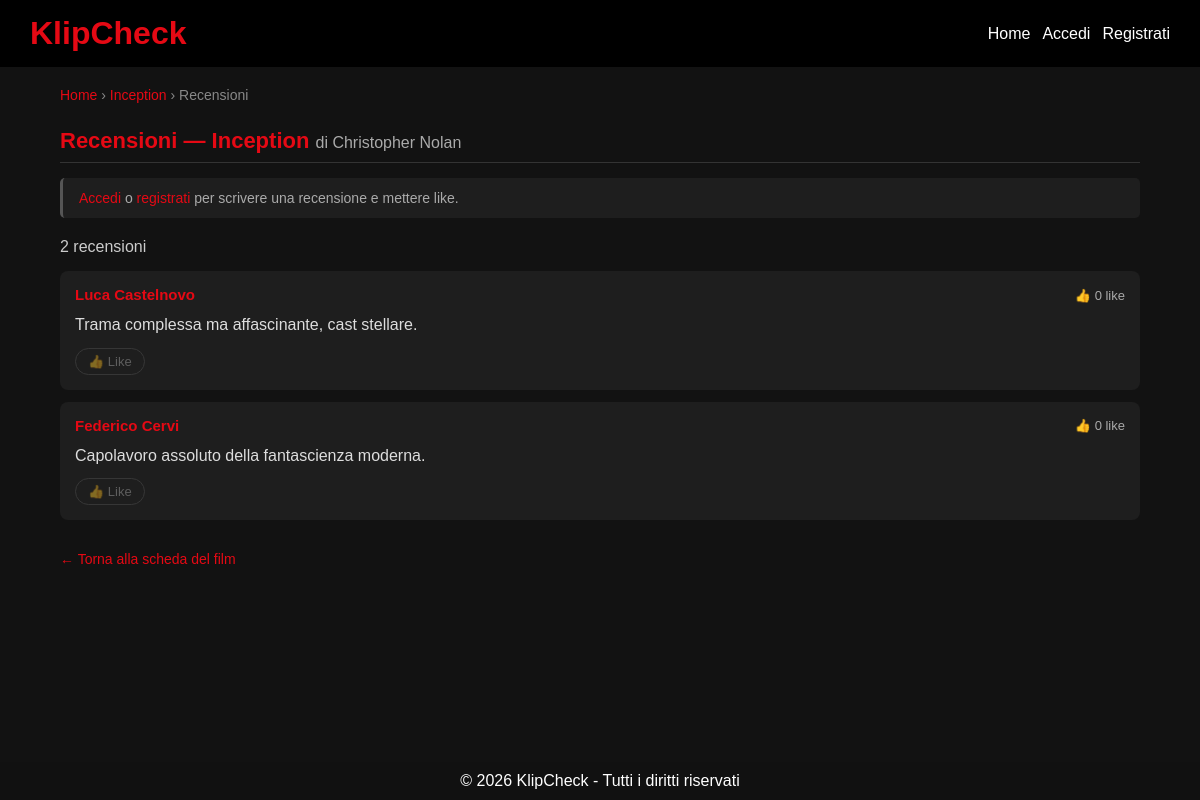
Before: /KlipCheck/recensione.php?film_id=1 with the older database file.
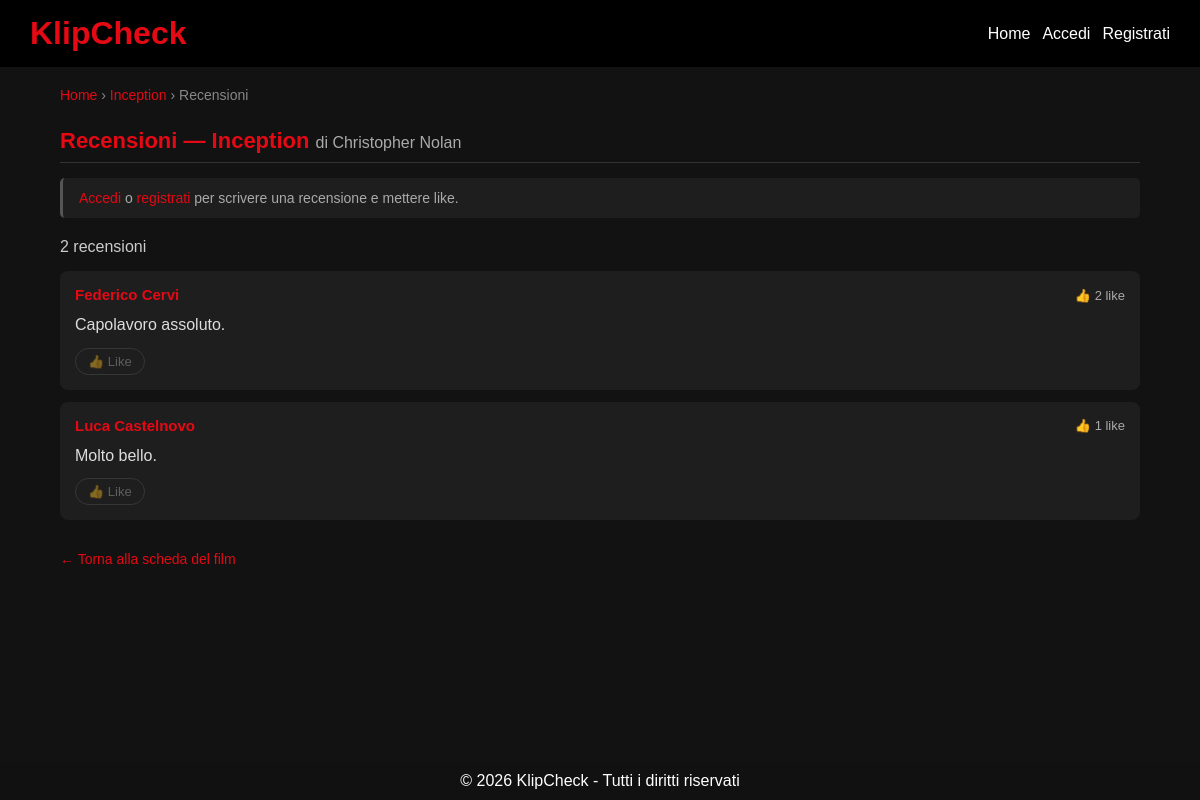
After: the same page with the newer database file.
### tables this page shows
CREATE TABLE recensione (
  id INT AUTO_INCREMENT PRIMARY KEY,
  testo VARCHAR(1020) NOT NULL,
  utente_id INT NOT NULL,
  film_id INT NOT NULL,
  FOREIGN KEY (utente_id) REFERENCES utente(id) ON DELETE CASCADE,
  FOREIGN KEY (film_id) REFERENCES film(id) ON DELETE CASCADE
);

CREATE TABLE utente (
  id INT AUTO_INCREMENT PRIMARY KEY,
  username VARCHAR(30) NOT NULL,
  password VARCHAR(50) NOT NULL,
  grado ENUM('visualizzatore','registrato','admin') NOT NULL,
  email VARCHAR(50) NOT NULL
);

### KlipCheck/Recensione.php (the view, shortened to what the changed rows need)
<?php
$host    = 'localhost';
$db      = 'klipcheckdb';
$user    = 'root';
$pass    = 'mysql';
$charset = 'utf8mb4';
try {
    $pdo = new PDO(
        "mysql:host=$host;dbname=$db;charset=$charset",
        $user, $pass,
        [PDO::ATTR_ERRMODE => PDO::ERRMODE_EXCEPTION]
    );
} catch (PDOException $e) {
    die("Connessione fallita: " . $e->getMessage());
}
$film_id = isset($_GET['film_id']) ? (int)$_GET['film_id'] : 0;
$stmtFilm = $pdo->prepare("SELECT id, titolo, regista FROM film WHERE id = :id");
$stmtFilm->execute([':id' => $film_id]);
$film = $stmtFilm->fetch(PDO::FETCH_ASSOC);
$loggedIn = isset($_SESSION['user_id']);
$userId   = $loggedIn ? (int)$_SESSION['user_id'] : null;
$stmtRec = $pdo->prepare("
    SELECT r.id,
           r.testo,
           r.utente_id,
           u.username,
           COUNT(m.id) AS num_like
    FROM recensione r
    JOIN utente u ON u.id = r.utente_id
    LEFT JOIN mipiace m ON m.recensione_id = r.id
    WHERE r.film_id = :fid
    GROUP BY r.id, r.testo, r.utente_id, u.username
    ORDER BY num_like DESC, r.id DESC
");
$stmtRec->execute([':fid' => $film_id]);
$recensioni = $stmtRec->fetchAll(PDO::FETCH_ASSOC);
$miLike = [];
?>
<!DOCTYPE html>
<html lang="it">
<head>
    <link rel="stylesheet" href="style.css">
</head>
<body>
<header>
    <h1>KlipCheck</h1>
</header>
<div class="container">
    <h2 class="section-title">
        Recensioni — <?= htmlspecialchars($film['titolo']) ?>
        <?php if ($film['regista']): ?>
            <span class="section-title-sub">di <?= htmlspecialchars($film['regista']) ?></span>
        <?php endif; ?>
    </h2>
    <?php if (empty($recensioni)): ?>
        <p class="no-reviews">Nessuna recensione ancora. Sii il primo a lasciarne una!</p>
    <?php else: ?>
        <?php foreach ($recensioni as $rec): ?>
            <?php
                $isMyRec     = $loggedIn && (int)$rec['utente_id'] === $userId;
                $hoMessoLike = $loggedIn && in_array((int)$rec['id'], array_map('intval', $miLike));
            ?>
            <div class="review">
                <div class="review-header">
                    <div>
                        <strong><?= htmlspecialchars($rec['username']) ?></strong>
                    </div>
                    <span class="review-likes">👍 <?= (int)$rec['num_like'] ?> like</span>
                </div>
                <p><?= nl2br(htmlspecialchars($rec['testo'])) ?></p>
                <div class="review-footer">
                    <?php if ($loggedIn && !$isMyRec): ?>
                        <form method="post" action="Recensione.php?film_id=<?= $film_id ?>" class="like-form">
                            <input type="hidden" name="azione" value="like">
                            <input type="hidden" name="recensione_id" value="<?= (int)$rec['id'] ?>">
                            <button
                                type="submit"
                                class="btn-like <?= $hoMessoLike ? 'liked' : '' ?>"
                                title="<?= $hoMessoLike ? 'Rimuovi like' : 'Metti like' ?>"
                            >
                                <?= $hoMessoLike ? '👍 Liked' : '👍 Like' ?>
                            </button>
                        </form>
                    <?php elseif (!$loggedIn): ?>
                        <button class="btn-like" disabled title="Accedi per mettere like">👍 Like</button>
                    <?php else: ?>
                        <span class="own-like-note">Non puoi mettere like alla tua recensione</span>
                    <?php endif; ?>
                </div>
            </div>
        <?php endforeach; ?>
    <?php endif; ?>
</div>
</body>
</html>

Changed rows visible on the page:
changed recensione "Federico Cervi": num_like "0" → "2"; testo "Capolavoro assoluto della fantascienza moderna." → "Capolavoro assoluto."; moves up the list
changed recensione "Luca Castelnovo": num_like "0" → "1"; testo "Trama complessa ma affascinante, cast stellare." → "Molto bello."
